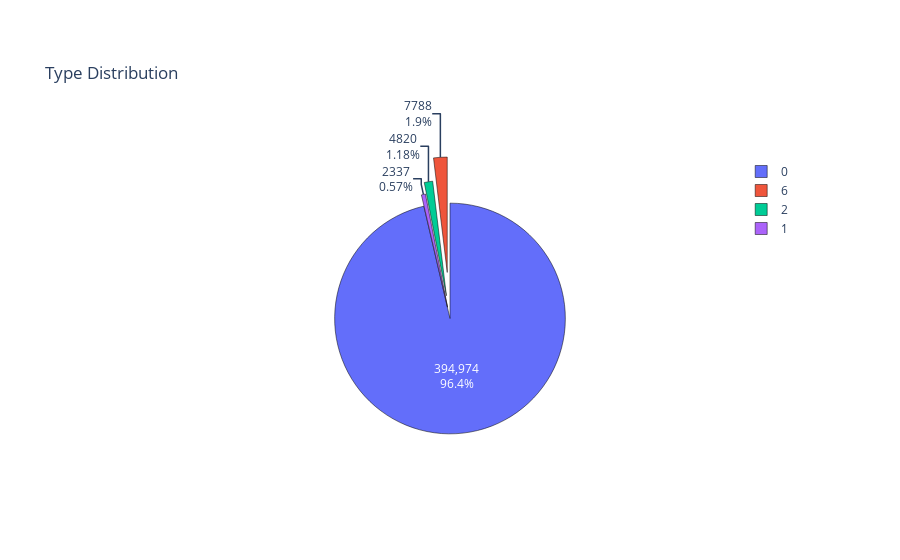

Here is the notebook cell this chart was saved with:
### Code cell
dist = df['Type'].value_counts()
trace = go.Pie(values=(np.array(dist)),labels=dist.index,  pull=[0, 0.4,0.2,0.1])
layout = go.Layout(title='Type Distribution')
data = [trace]
fig = go.Figure(trace,layout)
fig.update_traces(marker=dict(line=dict(color='#000000', width=0.5)), textinfo='value+percent', insidetextorientation='auto')
#sfig.show()

### Figure 1 — Plotly figure (JSON) as saved in the notebook; plotly's stock layout.template omitted (floating-point values rounded to 4 significant figures)
{"data": [{"insidetextorientation": "auto", "labels": [0, 6, 2, 1], "marker": {"line": {"color": "#000000", "width": 0.5}}, "pull": [0, 0.4, 0.2, 0.1], "textinfo": "value+percent", "type": "pie", "values": [394974, 7788, 4820, 2337]}], "layout": {"title": {"text": "Type Distribution"}}}
